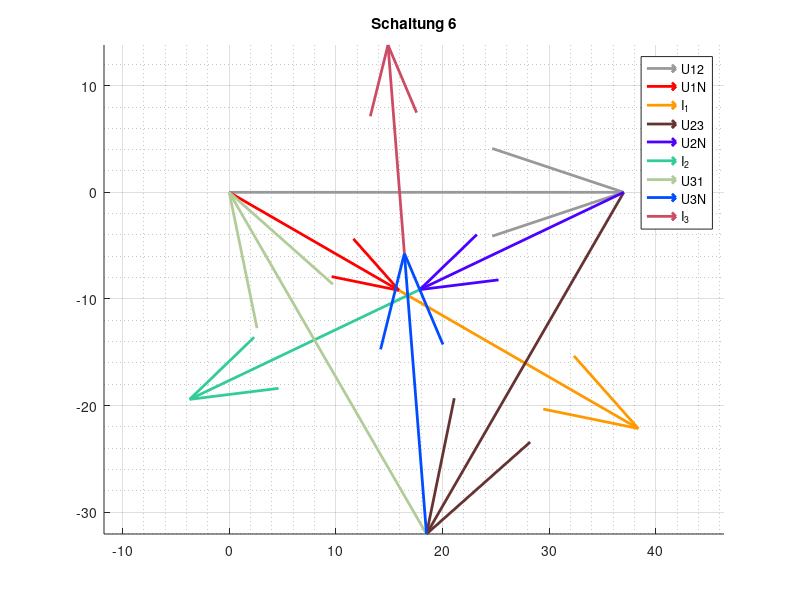

The MATLAB script that drew this image:
% Eine graphische Darstellung f?r die ?bungsabgabe
% f?r ES2 an der Beuth Hochschule 

% Constants
R1 = 75;        R2 = 100;       R3 = 150;       % Ohm
C = 30e-6;                                      %(Micro)Farrad
f = 50;                                         % Hz
w = 2*pi*f;                                     %

%====================
% GEMESSEN WAREN:
%UY = 40;                                        % Quellspannung in V
UY = 37;                                     %

U12 = UY * exp(j*0*pi/180);                     % Leiterspannungen
U23 = UY * exp(j*-120*pi/180);                  %
U31 = UY * exp(j*120*pi/180);                   %

%U1N = U12/(sqrt(3)*exp(j*(30*pi/180)));         % berechnet :)
%U2N = U23/(sqrt(3)*exp(j*(30*pi/180)));         %
%U3N = U31/(sqrt(3)*exp(j*(30*pi/180)));         %

U1N = 18.4*exp(j*(-30*pi/180));               % gemessen
U2N = 21.2*exp(j*(-154.5*pi/180));               %
U3N = 26.4*exp(j*(94.5*pi/180));

% SCHALTUNG 3

%Z_S2 = R2;          % komplexer Widerstand Schaltung 1

Z1N = R1;                     % Widerstand Strang 1, 2, 3
Z2N = R2;
Z3N = R3; 

%I_1 = U1N/Z1N,  I_2 = U2N/Z2N,  I_3 = U3N/Z3N   % Strangstr?me


I_1 = 259e-3*exp(j*(angle(U1N/Z1N))) ;
I_1b = abs (I_1)
I_2 = 239e-3*exp(j*(angle(U2N/Z2N))) ;
I_2b = abs (I_2)
I_3 = 196e-3*exp(j*(angle(U3N/Z3N))) ;
I_3b = abs (I_3)

% quiver U12, U23, U31
figure('Name', 'Schaltung 6'), title ('Schaltung 6')
grid on, grid minor, axis equal
hold on
%--------------------------------------->
% 1st Leiter
refStart=0; arrow1 = U12;
quiver(real(refStart),imag(refStart),real(arrow1),imag(arrow1), 'Color', [0.6 0.6 0.6] ,'DisplayName','U12', 'LineWidth', 2);

%Strangspannung U1N
Strang1 = U1N;
quiver(real(refStart),imag(refStart),real(Strang1),imag(Strang1), 'Color', [1 0 0] ,'DisplayName','U1N', 'LineWidth', 2);

%Strangstrom I_1
Strom1 = I_1*100;
quiver(real(refStart+Strang1),imag(refStart+Strang1),real(Strom1),imag(Strom1), 'Color', [1 0.6 0] ,'DisplayName','I_1', 'LineWidth', 2);

%--------------------------------------->
% 2nd Leiter
refStart=refStart+arrow1; arrow2 = U23;
quiver(real(refStart),imag(refStart),real(arrow2),imag(arrow2),'Color', [0.4 0.2 0.2] ,'DisplayName','U23', 'LineWidth', 2);

%Strangspannung U2N
Strang2 = U2N;
quiver(real(refStart),imag(refStart),real(Strang2),imag(Strang2), 'Color', [0.3 0 1] ,'DisplayName','U2N', 'LineWidth', 2);

%Strangstrom I_2
Strom2 = I_2*100;
quiver(real(refStart+Strang2),imag(refStart+Strang2),real(Strom2),imag(Strom2),'Color', [0.2 0.8 0.6] ,'DisplayName','I_2', 'LineWidth', 2);

%--------------------------------------->
% 3rd Leiter
refStart=refStart+arrow2; 
arrow3 = U31;
quiver(real(refStart),imag(refStart),real(arrow3),imag(arrow3),'Color', [0.7 0.8 0.6] ,'DisplayName','U31', 'LineWidth', 2);

%Strangspannung U3N
Strang3 = U3N;
quiver(real(refStart),imag(refStart),real(Strang3),imag(Strang3), 'Color', [0 0.3 1] ,'DisplayName','U3N', 'LineWidth', 2);

%Strangstrom I_3
Strom3 = I_3*100;
quiver(real(refStart+Strang3),imag(refStart+Strang3),real(Strom3),imag(Strom3), 'Color', [0.8 0.3 0.4] ,'DisplayName','I_3', 'LineWidth', 2);


% switch off the Quivergroup Property AutoScale for all arrows
hAutoScale=findobj('-property','AutoScale');
set(hAutoScale,'AutoScale','off')

legend show

hold off

%-----------------------------------------------------------------------------------------------------
